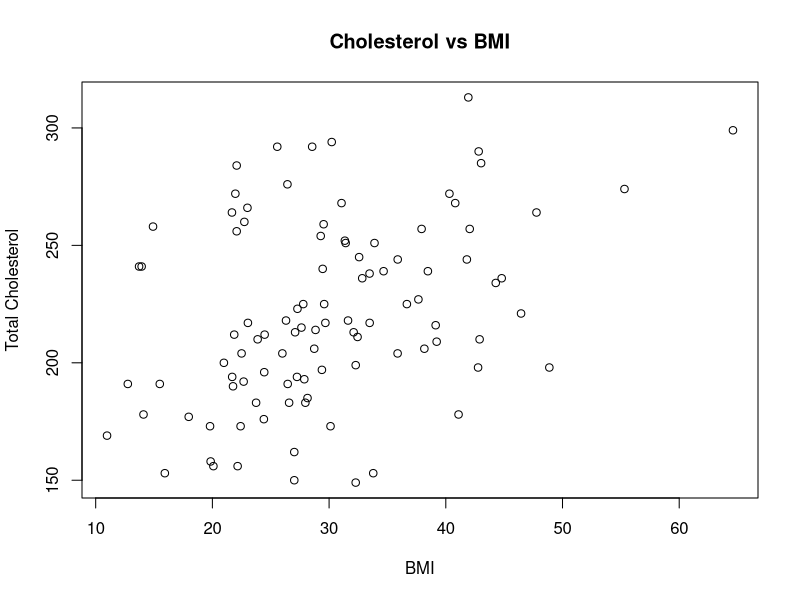
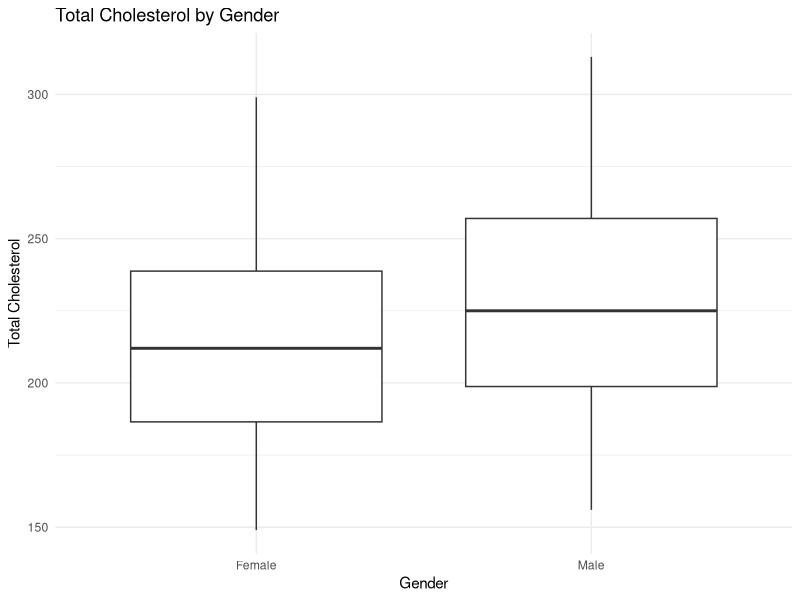
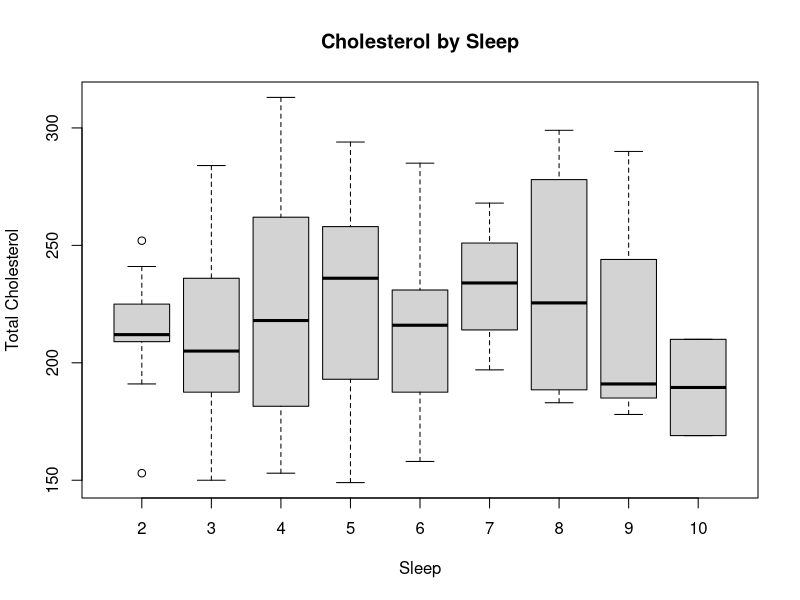
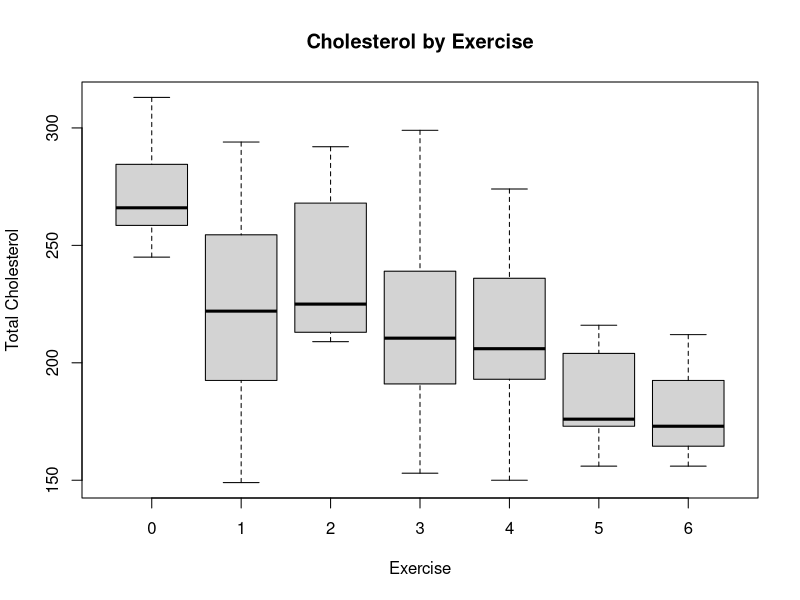
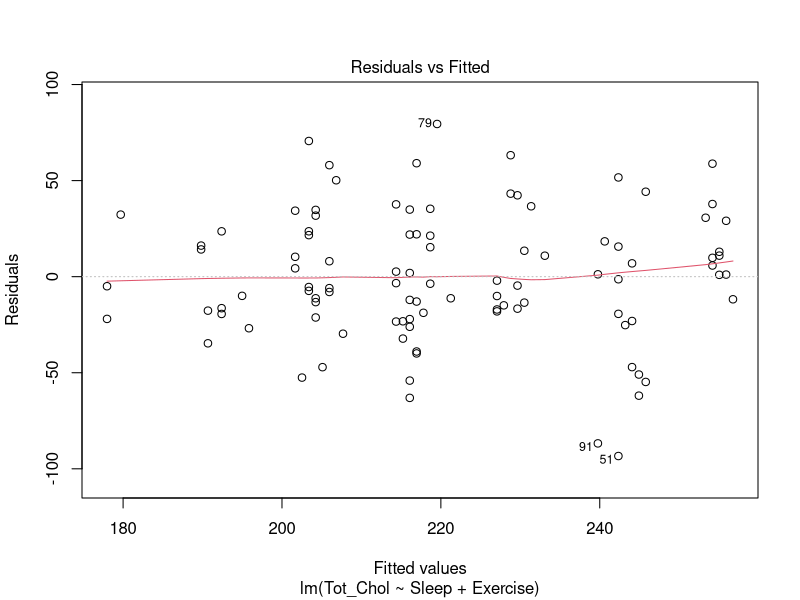
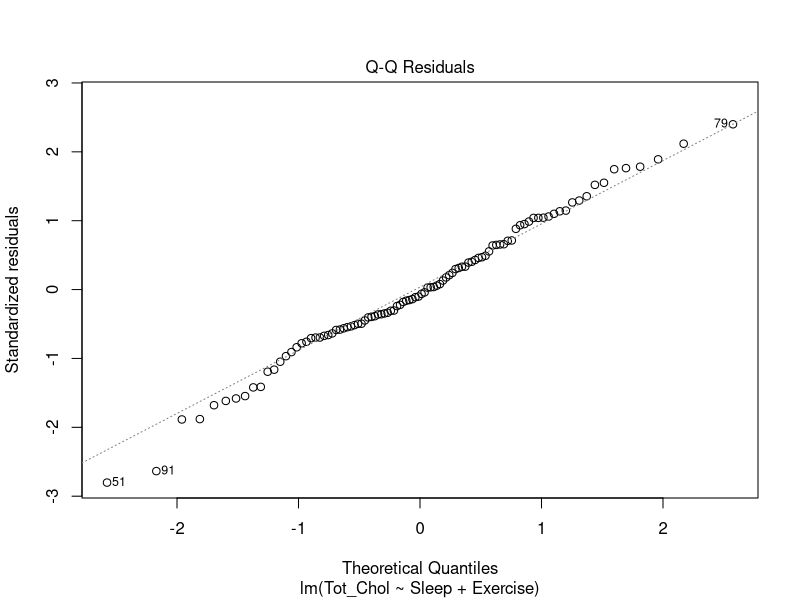
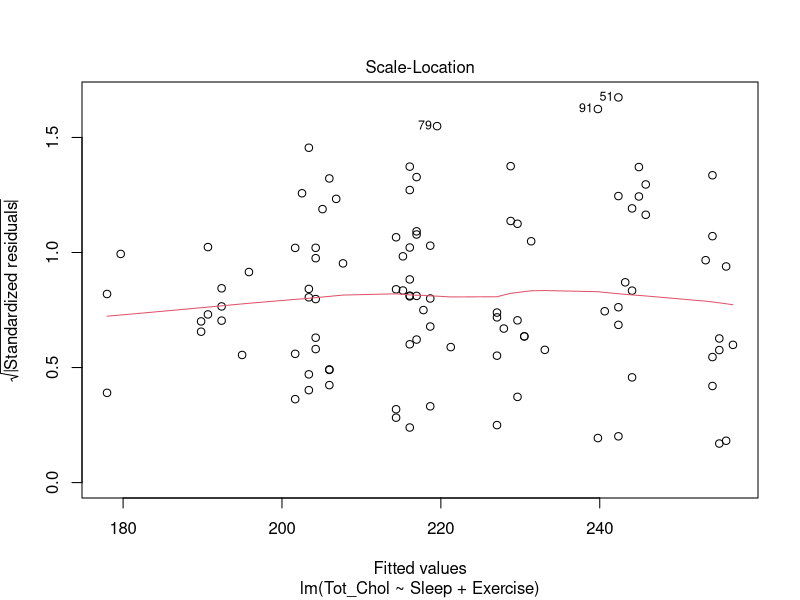
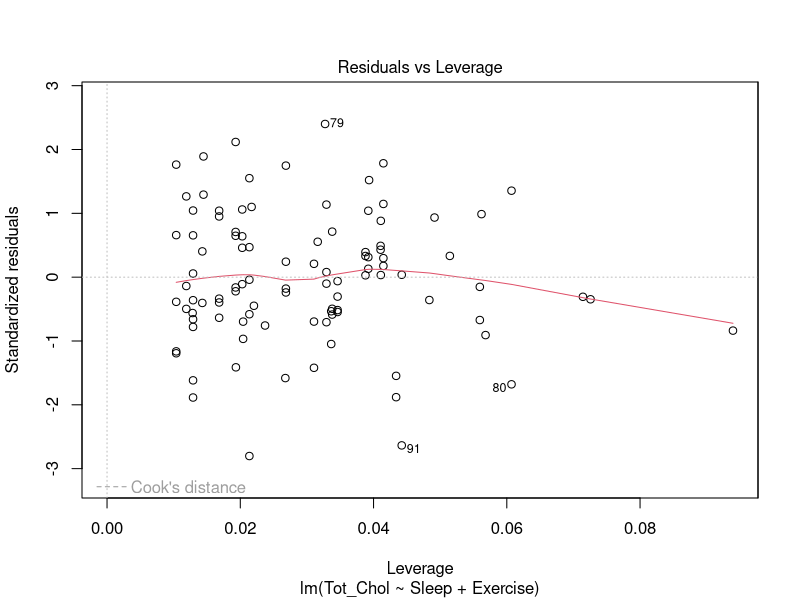

Generate these figures, in order, with R:
## ---- chunk 1
knitr::opts_chunk$set(echo = TRUE)
## ---- chunk 2
library(tidyverse)
library(ggplot2)

df <- read_csv("CHOLESTEROL.csv")
head(df)

## ---- chunk 3
df$BMI <- (df$Weight / (df$Height^2)) * 703

plot(df$BMI, df$Tot_Chol, main = "Cholesterol vs BMI", xlab = "BMI", ylab = "Total Cholesterol")
cor(df$BMI, df$Tot_Chol)

ggplot(df, aes(x = Gender, y = Tot_Chol)) +
  geom_boxplot() + 
 labs(title = "Total Cholesterol by Gender", x = "Gender", y= "Total Cholesterol") +
  theme_minimal()


## ---- chunk 4
boxplot(Tot_Chol ~ Sleep, data = df, main = "Cholesterol by Sleep", xlab="Sleep", ylab= "Total Cholesterol")

boxplot(Tot_Chol ~ Exercise, data = df, main = "Cholesterol by Exercise", xlab="Exercise", ylab= "Total Cholesterol")

sleep_exercise_model <- lm(Tot_Chol ~ Sleep + Exercise, data = df)
summary(sleep_exercise_model)

full_model <- lm(Tot_Chol ~., data = df)
summary(full_model)

anova(full_model, sleep_exercise_model)

plot(sleep_exercise_model)
plot(full_model)
